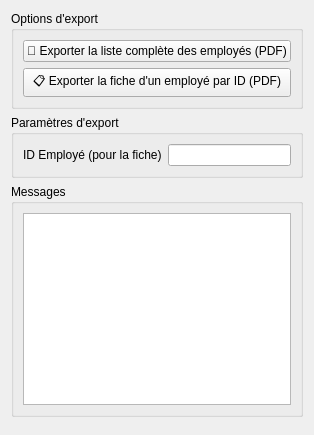
                    <widget class="QWidget" name="tabExportPdf">
                      <attribute name="title">
                        <string>Export PDF</string>
                      </attribute>
                      <layout class="QVBoxLayout" name="vertical_export_pdf">
                        <item>
                          <widget class="QGroupBox" name="groupExportOptions">
                            <property name="title">
                              <string>Options d'export</string>
                            </property>
                            <layout class="QVBoxLayout" name="vExportOptions">
                              <item>
                                <widget class="QPushButton" name="btnExportListeComplete">
                                  <property name="text">
                                    <string>📄 Exporter la liste complète des employés (PDF)</string>
                                  </property>
                                  <property name="minimumHeight">
                                    <number>50</number>
                                  </property>
                                </widget>
                              </item>
                              <item>
                                <widget class="QPushButton" name="btnExportFicheEmploye">
                                  <property name="text">
                                    <string>📋 Exporter la fiche d'un employé par ID (PDF)</string>
                                  </property>
                                  <property name="minimumHeight">
                                    <number>50</number>
                                  </property>
                                </widget>
                              </item>
                            </layout>
                          </widget>
                        </item>
                        <item>
                          <widget class="QGroupBox" name="groupIdExport">
                            <property name="title">
                              <string>Paramètres d'export</string>
                            </property>
                            <layout class="QFormLayout" name="formIdExport">
                              <item row="0" column="0">
                                <widget class="QLabel" name="label_id_export">
                                  <property name="text">
                                    <string>ID Employé (pour la fiche)</string>
                                  </property>
                                </widget>
                              </item>
                              <item row="0" column="1">
                                <widget class="QLineEdit" name="lineEdit_id_export" />
                              </item>
                            </layout>
                          </widget>
                        </item>
                        <item>
                          <widget class="QGroupBox" name="groupMessagesExport">
                            <property name="title">
                              <string>Messages</string>
                            </property>
                            <layout class="QVBoxLayout" name="vMessagesExport">
                              <item>
                                <widget class="QTextEdit" name="textEdit_export_messages">
                                  <property name="readOnly">
                                    <bool>false</bool>
                                  </property>
                                  <property name="maximumHeight">
                                    <number>100</number>
                                  </property>
                                </widget>
                              </item>
                            </layout>
                          </widget>
                        </item>
                        <item>
                          <spacer name="verticalSpacer_export">
                            <property name="orientation">
                              <enum>Qt::Vertical</enum>
                            </property>
                          </spacer>
                        </item>
                      </layout>
                    </widget>
